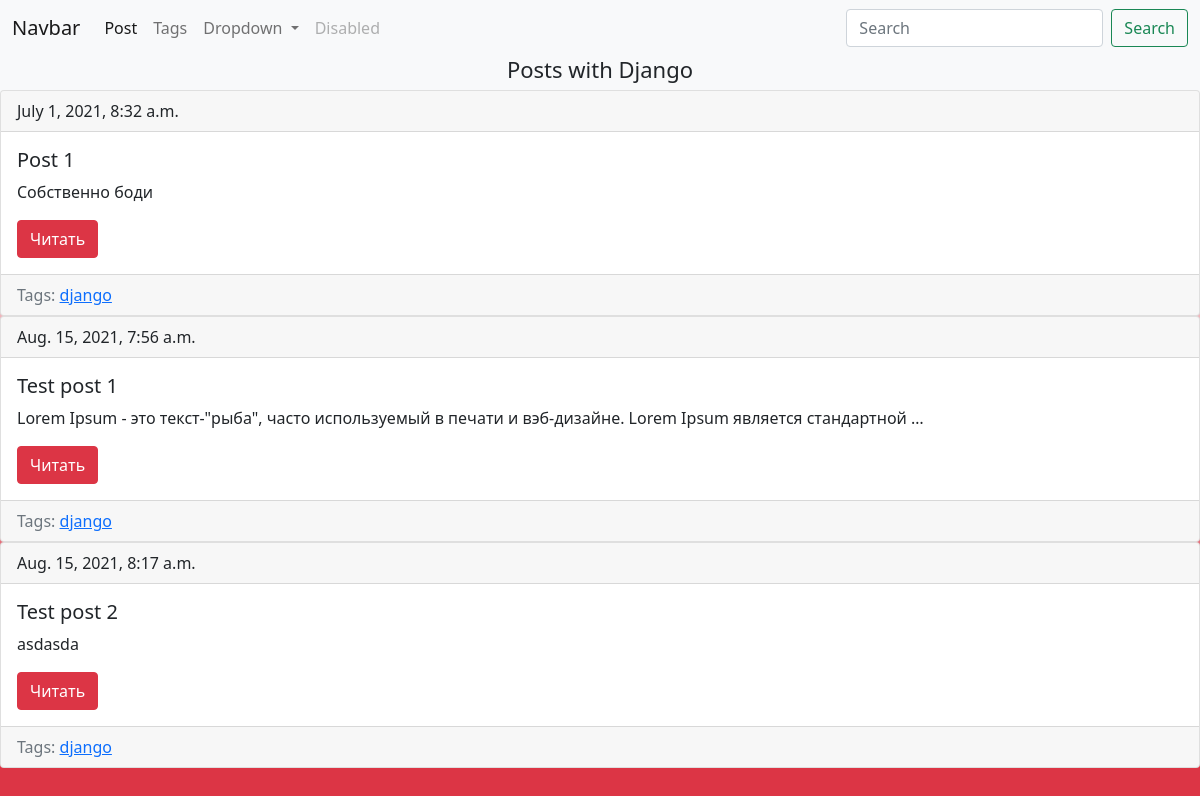
/blog/tag/django, run on the app's committed database.
### blog/models.py (models this page shows, shortened)
class Tag(models.Model):
    title = models.CharField(max_length=50)
    slug = models.SlugField(max_length=50, unique=True)
    def get_absoluter_url(self):
        return reverse('tag_detail_url', kwargs={'slug': self.slug})

class Post(models.Model):
    title = models.CharField(max_length=100, db_index=True)
    body = models.TextField(blank=True, db_index=True)
    date = models.DateTimeField(auto_now_add=True)
    slug = models.SlugField(max_length=100, unique=True)
    tags = models.ManyToManyField('Tag', blank=True, related_name='posts')
    def get_absoluter_url(self):
        return reverse('post_detail_url', kwargs={'slug': self.slug})

### blog/views.py (the view)
# urls.py: path('tag/<str:slug>', TagDetail.as_view(), name='tag_detail_url'),
class TagDetail(View):
    def get(self, request, slug):
        tag = get_object_or_404(Tag, slug__iexact=slug)
        return render(request, 'blog/tag_post.html', context={'tag': tag})

### blog/templates/blog/tag_post.html (shortened to what this page needs)
{% extends 'blog/base.blog.html'%}
{%block content%}
<h1>Posts with {{tag.title|title}}</h1>
{%for post in tag.posts.all%}
  {%include 'blog/includes/block_post.html'%}
{%endfor%}
{%endblock%}

### blog/templates/blog/base.blog.html (shortened to what this page needs)
<!DOCTYPE html>
{% load static %}
<html lang="ru">
<head>
    <link rel="stylesheet" href="https://cdnjs.cloudflare.com/ajax/libs/font-awesome/4.7.0/css/font-awesome.min.css" />
    <link href="https://cdn.jsdelivr.net/npm/bootstrap@5.0.2/dist/css/bootstrap.min.css" rel="stylesheet"
>
    <link rel="stylesheet" href="{% static 'css/styles.css' %}"/>
</head>
<nav class="navbar navbar-expand-lg navbar-light bg-light">
    <div class="container-fluid">
        <a class="navbar-brand" href="#">Navbar</a>
        <div class="collapse navbar-collapse" id="navbarSupportedContent">
            <ul class="navbar-nav me-auto mb-2 mb-lg-0">
                <li class="nav-item">
                    <a class="nav-link active" aria-current="page" href="{% url 'blog_url' %}">Post</a>
                </li>
                <li class="nav-item">
                    <a class="nav-link" href="{% url 'tag_list_url' %}">Tags</a>
                </li>
                <li class="nav-item dropdown">
                    <a class="nav-link dropdown-toggle" href="#" id="navbarDropdown" role="button"
                       data-bs-toggle="dropdown" aria-expanded="false">
                        Dropdown
                    </a>
                </li>
                <li class="nav-item">
                    <a class="nav-link disabled" href="#" tabindex="-1" aria-disabled="true">Disabled</a>
                </li>
            </ul>
            <form class="d-flex">
                <input class="form-control me-2" type="search" placeholder="Search" aria-label="Search">
                <button class="btn btn-outline-success" type="submit">Search</button>
            </form>
        </div>
    </div>
</nav>
{% block content %}
{% endblock %}
</body>
</html>

### blog/templates/blog/includes/block_post.html
<div class="card">
    <div class="card-header">
        {{ post.date }}
    </div>
    <div class="card-body">
        <h5 class="card-title">{{ post.title }}</h5>
        <p class="card-text">{{ post.body|truncatewords:15 }}</p>
        <a href="{{ post.get_absoluter_url }}" class="btn btn-danger">Читать</a>
    </div>
    {% if post.tags.all %}
    <div class="card-footer text-muted">
        Tags:
    {% for tag in post.tags.all %}
        <a href="{{ tag.get_absoluter_url }}">{{ tag.title }}</a>
    {% endfor %}
    </div>
    {% endif %}
</div>

### blog/static/css/styles.css (style rules this page uses)
h1 { font-size: 22px !important; text-align: center; }

### data on the page
Tag: title "Django", title "django"
Post: date "July 1, 2021, 8:32 a.m.", title "Post 1", body "Собственно боди"
Post: date "Aug. 15, 2021, 7:56 a.m.", title "Test post 1", body "Lorem Ipsum - это текст-\"рыба\", часто используемый в печати и вэб-дизайне. Lorem Ipsum является стандартной …"
Post: date "Aug. 15, 2021, 8:17 a.m.", title "Test post 2", body "asdasda"
